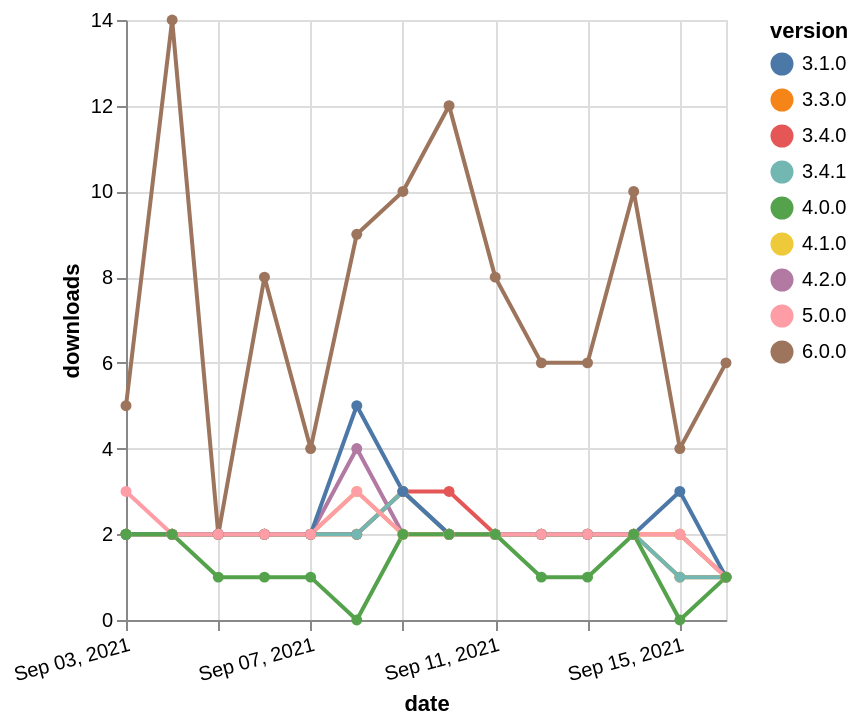

Here is the Vega-Lite specification saved for this chart:
### Vega-Lite specification from a JSON file in a GitHub repository (floating-point values rounded to 4 significant figures)
{"$schema": "https://vega.github.io/schema/vega-lite/v5.json", "description": "A simple bar chart with embedded data.", "data": {"values": [{"date": "2021-09-03", "total": 2040, "delta": 2, "version": "4.2.0"}, {"date": "2021-09-04", "total": 2042, "delta": 2, "version": "4.2.0"}, {"date": "2021-09-05", "total": 2044, "delta": 2, "version": "4.2.0"}, {"date": "2021-09-06", "total": 2046, "delta": 2, "version": "4.2.0"}, {"date": "2021-09-07", "total": 2048, "delta": 2, "version": "4.2.0"}, {"date": "2021-09-08", "total": 2052, "delta": 4, "version": "4.2.0"}, {"date": "2021-09-09", "total": 2054, "delta": 2, "version": "4.2.0"}, {"date": "2021-09-10", "total": 2056, "delta": 2, "version": "4.2.0"}, {"date": "2021-09-11", "total": 2058, "delta": 2, "version": "4.2.0"}, {"date": "2021-09-12", "total": 2060, "delta": 2, "version": "4.2.0"}, {"date": "2021-09-13", "total": 2062, "delta": 2, "version": "4.2.0"}, {"date": "2021-09-14", "total": 2064, "delta": 2, "version": "4.2.0"}, {"date": "2021-09-15", "total": 2066, "delta": 2, "version": "4.2.0"}, {"date": "2021-09-16", "total": 2067, "delta": 1, "version": "4.2.0"}, {"date": "2021-09-03", "total": 2373, "delta": 2, "version": "3.3.0"}, {"date": "2021-09-04", "total": 2375, "delta": 2, "version": "3.3.0"}, {"date": "2021-09-05", "total": 2377, "delta": 2, "version": "3.3.0"}, {"date": "2021-09-06", "total": 2379, "delta": 2, "version": "3.3.0"}, {"date": "2021-09-07", "total": 2381, "delta": 2, "version": "3.3.0"}, {"date": "2021-09-08", "total": 2383, "delta": 2, "version": "3.3.0"}, {"date": "2021-09-09", "total": 2386, "delta": 3, "version": "3.3.0"}, {"date": "2021-09-10", "total": 2388, "delta": 2, "version": "3.3.0"}, {"date": "2021-09-11", "total": 2390, "delta": 2, "version": "3.3.0"}, {"date": "2021-09-12", "total": 2392, "delta": 2, "version": "3.3.0"}, {"date": "2021-09-13", "total": 2394, "delta": 2, "version": "3.3.0"}, {"date": "2021-09-14", "total": 2396, "delta": 2, "version": "3.3.0"}, {"date": "2021-09-15", "total": 2397, "delta": 1, "version": "3.3.0"}, {"date": "2021-09-16", "total": 2398, "delta": 1, "version": "3.3.0"}, {"date": "2021-09-03", "total": 2135, "delta": 2, "version": "3.4.0"}, {"date": "2021-09-04", "total": 2137, "delta": 2, "version": "3.4.0"}, {"date": "2021-09-05", "total": 2139, "delta": 2, "version": "3.4.0"}, {"date": "2021-09-06", "total": 2141, "delta": 2, "version": "3.4.0"}, {"date": "2021-09-07", "total": 2143, "delta": 2, "version": "3.4.0"}, {"date": "2021-09-08", "total": 2145, "delta": 2, "version": "3.4.0"}, {"date": "2021-09-09", "total": 2148, "delta": 3, "version": "3.4.0"}, {"date": "2021-09-10", "total": 2151, "delta": 3, "version": "3.4.0"}, {"date": "2021-09-11", "total": 2153, "delta": 2, "version": "3.4.0"}, {"date": "2021-09-12", "total": 2155, "delta": 2, "version": "3.4.0"}, {"date": "2021-09-13", "total": 2157, "delta": 2, "version": "3.4.0"}, {"date": "2021-09-14", "total": 2159, "delta": 2, "version": "3.4.0"}, {"date": "2021-09-15", "total": 2161, "delta": 2, "version": "3.4.0"}, {"date": "2021-09-16", "total": 2162, "delta": 1, "version": "3.4.0"}, {"date": "2021-09-03", "total": 2900, "delta": 2, "version": "3.4.1"}, {"date": "2021-09-04", "total": 2902, "delta": 2, "version": "3.4.1"}, {"date": "2021-09-05", "total": 2904, "delta": 2, "version": "3.4.1"}, {"date": "2021-09-06", "total": 2906, "delta": 2, "version": "3.4.1"}, {"date": "2021-09-07", "total": 2908, "delta": 2, "version": "3.4.1"}, {"date": "2021-09-08", "total": 2910, "delta": 2, "version": "3.4.1"}, {"date": "2021-09-09", "total": 2913, "delta": 3, "version": "3.4.1"}, {"date": "2021-09-10", "total": 2915, "delta": 2, "version": "3.4.1"}, {"date": "2021-09-11", "total": 2917, "delta": 2, "version": "3.4.1"}, {"date": "2021-09-12", "total": 2919, "delta": 2, "version": "3.4.1"}, {"date": "2021-09-13", "total": 2921, "delta": 2, "version": "3.4.1"}, {"date": "2021-09-14", "total": 2923, "delta": 2, "version": "3.4.1"}, {"date": "2021-09-15", "total": 2924, "delta": 1, "version": "3.4.1"}, {"date": "2021-09-16", "total": 2925, "delta": 1, "version": "3.4.1"}, {"date": "2021-09-03", "total": 1837, "delta": 5, "version": "6.0.0"}, {"date": "2021-09-04", "total": 1851, "delta": 14, "version": "6.0.0"}, {"date": "2021-09-05", "total": 1853, "delta": 2, "version": "6.0.0"}, {"date": "2021-09-06", "total": 1861, "delta": 8, "version": "6.0.0"}, {"date": "2021-09-07", "total": 1865, "delta": 4, "version": "6.0.0"}, {"date": "2021-09-08", "total": 1874, "delta": 9, "version": "6.0.0"}, {"date": "2021-09-09", "total": 1884, "delta": 10, "version": "6.0.0"}, {"date": "2021-09-10", "total": 1896, "delta": 12, "version": "6.0.0"}, {"date": "2021-09-11", "total": 1904, "delta": 8, "version": "6.0.0"}, {"date": "2021-09-12", "total": 1910, "delta": 6, "version": "6.0.0"}, {"date": "2021-09-13", "total": 1916, "delta": 6, "version": "6.0.0"}, {"date": "2021-09-14", "total": 1926, "delta": 10, "version": "6.0.0"}, {"date": "2021-09-15", "total": 1930, "delta": 4, "version": "6.0.0"}, {"date": "2021-09-16", "total": 1936, "delta": 6, "version": "6.0.0"}, {"date": "2021-09-03", "total": 1518, "delta": 2, "version": "4.1.0"}, {"date": "2021-09-04", "total": 1520, "delta": 2, "version": "4.1.0"}, {"date": "2021-09-05", "total": 1522, "delta": 2, "version": "4.1.0"}, {"date": "2021-09-06", "total": 1524, "delta": 2, "version": "4.1.0"}, {"date": "2021-09-07", "total": 1526, "delta": 2, "version": "4.1.0"}, {"date": "2021-09-08", "total": 1529, "delta": 3, "version": "4.1.0"}, {"date": "2021-09-09", "total": 1531, "delta": 2, "version": "4.1.0"}, {"date": "2021-09-10", "total": 1533, "delta": 2, "version": "4.1.0"}, {"date": "2021-09-11", "total": 1535, "delta": 2, "version": "4.1.0"}, {"date": "2021-09-12", "total": 1537, "delta": 2, "version": "4.1.0"}, {"date": "2021-09-13", "total": 1539, "delta": 2, "version": "4.1.0"}, {"date": "2021-09-14", "total": 1541, "delta": 2, "version": "4.1.0"}, {"date": "2021-09-15", "total": 1543, "delta": 2, "version": "4.1.0"}, {"date": "2021-09-16", "total": 1544, "delta": 1, "version": "4.1.0"}, {"date": "2021-09-03", "total": 3254, "delta": 2, "version": "3.1.0"}, {"date": "2021-09-04", "total": 3256, "delta": 2, "version": "3.1.0"}, {"date": "2021-09-05", "total": 3258, "delta": 2, "version": "3.1.0"}, {"date": "2021-09-06", "total": 3260, "delta": 2, "version": "3.1.0"}, {"date": "2021-09-07", "total": 3262, "delta": 2, "version": "3.1.0"}, {"date": "2021-09-08", "total": 3267, "delta": 5, "version": "3.1.0"}, {"date": "2021-09-09", "total": 3270, "delta": 3, "version": "3.1.0"}, {"date": "2021-09-10", "total": 3272, "delta": 2, "version": "3.1.0"}, {"date": "2021-09-11", "total": 3274, "delta": 2, "version": "3.1.0"}, {"date": "2021-09-12", "total": 3276, "delta": 2, "version": "3.1.0"}, {"date": "2021-09-13", "total": 3278, "delta": 2, "version": "3.1.0"}, {"date": "2021-09-14", "total": 3280, "delta": 2, "version": "3.1.0"}, {"date": "2021-09-15", "total": 3283, "delta": 3, "version": "3.1.0"}, {"date": "2021-09-16", "total": 3284, "delta": 1, "version": "3.1.0"}, {"date": "2021-09-03", "total": 1380, "delta": 3, "version": "5.0.0"}, {"date": "2021-09-04", "total": 1382, "delta": 2, "version": "5.0.0"}, {"date": "2021-09-05", "total": 1384, "delta": 2, "version": "5.0.0"}, {"date": "2021-09-06", "total": 1386, "delta": 2, "version": "5.0.0"}, {"date": "2021-09-07", "total": 1388, "delta": 2, "version": "5.0.0"}, {"date": "2021-09-08", "total": 1391, "delta": 3, "version": "5.0.0"}, {"date": "2021-09-09", "total": 1393, "delta": 2, "version": "5.0.0"}, {"date": "2021-09-10", "total": 1395, "delta": 2, "version": "5.0.0"}, {"date": "2021-09-11", "total": 1397, "delta": 2, "version": "5.0.0"}, {"date": "2021-09-12", "total": 1399, "delta": 2, "version": "5.0.0"}, {"date": "2021-09-13", "total": 1401, "delta": 2, "version": "5.0.0"}, {"date": "2021-09-14", "total": 1403, "delta": 2, "version": "5.0.0"}, {"date": "2021-09-15", "total": 1405, "delta": 2, "version": "5.0.0"}, {"date": "2021-09-16", "total": 1406, "delta": 1, "version": "5.0.0"}, {"date": "2021-09-03", "total": 828, "delta": 2, "version": "4.0.0"}, {"date": "2021-09-04", "total": 830, "delta": 2, "version": "4.0.0"}, {"date": "2021-09-05", "total": 831, "delta": 1, "version": "4.0.0"}, {"date": "2021-09-06", "total": 832, "delta": 1, "version": "4.0.0"}, {"date": "2021-09-07", "total": 833, "delta": 1, "version": "4.0.0"}, {"date": "2021-09-08", "total": 833, "delta": 0, "version": "4.0.0"}, {"date": "2021-09-09", "total": 835, "delta": 2, "version": "4.0.0"}, {"date": "2021-09-10", "total": 837, "delta": 2, "version": "4.0.0"}, {"date": "2021-09-11", "total": 839, "delta": 2, "version": "4.0.0"}, {"date": "2021-09-12", "total": 840, "delta": 1, "version": "4.0.0"}, {"date": "2021-09-13", "total": 841, "delta": 1, "version": "4.0.0"}, {"date": "2021-09-14", "total": 843, "delta": 2, "version": "4.0.0"}, {"date": "2021-09-15", "total": 843, "delta": 0, "version": "4.0.0"}, {"date": "2021-09-16", "total": 844, "delta": 1, "version": "4.0.0"}]}, "width": "container", "mark": {"type": "line", "point": {"filled": true}}, "encoding": {"x": {"field": "date", "type": "temporal", "timeUnit": "yearmonthdate", "title": "date", "axis": {"labelAngle": -15}}, "y": {"field": "delta", "type": "quantitative", "title": "downloads"}, "color": {"field": "version", "type": "nominal"}, "tooltip": {"field": "delta"}}}
